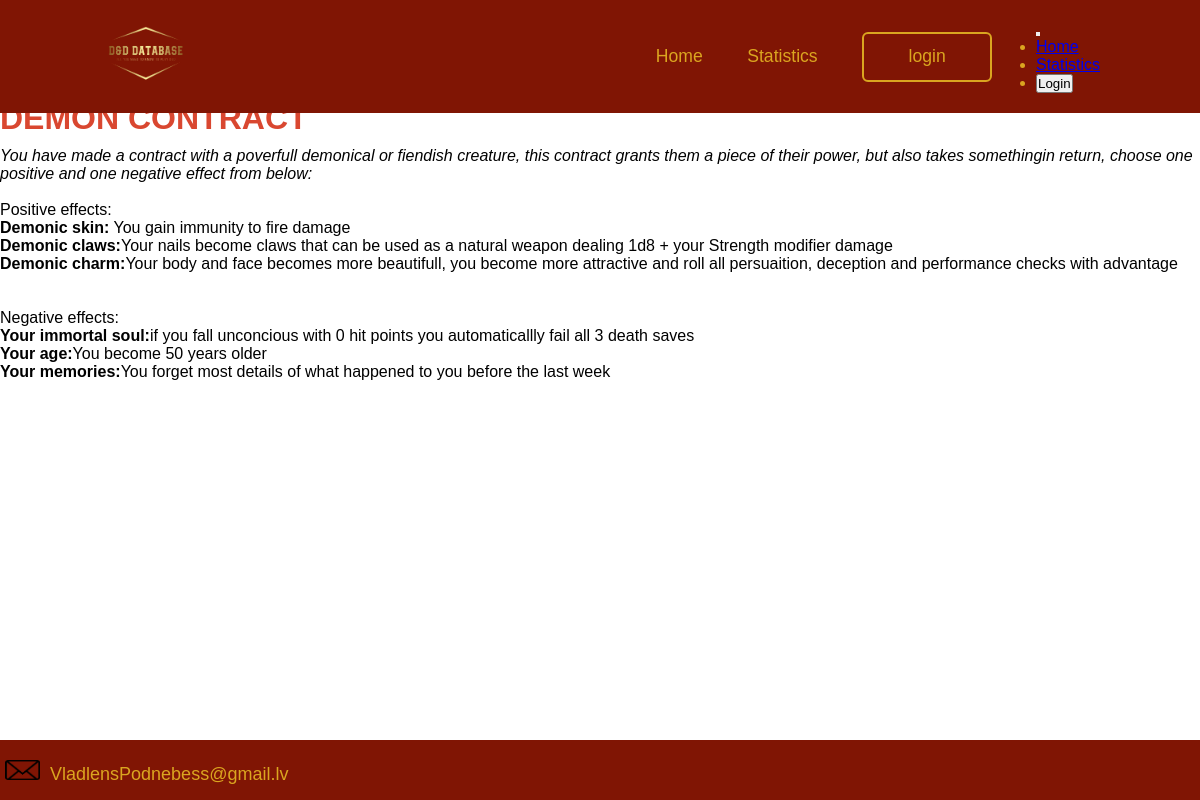
Screenshot of /pages/Feat_template.php?page=1 with the database file from the repository.
### tables this page shows
CREATE TABLE IF NOT EXISTS `feats` (
  `ID` int(11) NOT NULL AUTO_INCREMENT,
  `author ID` bigint(20) DEFAULT NULL,
  `Title` varchar(50) DEFAULT NULL,
  `Effect` longtext DEFAULT NULL,
  `Views` int(11) DEFAULT 0,
  PRIMARY KEY (`ID`),
  KEY `FK_feats_users` (`author ID`),
  CONSTRAINT `FK_feats_users` FOREIGN KEY (`author ID`) REFERENCES `users` (`ID`) ON DELETE NO ACTION ON UPDATE NO ACTION
);

### pages/Feat_template.php (the view, shortened to what this page needs)
<?php
include("functions.php");
if (isset($_GET['page']))
{
    $page = $_GET['page'];
}
else
{
    echo('No page provided');
    die;
}
$querry = "select * from feats where ID = $page";
$result = mysqli_query($con, $querry);
if($result && mysqli_num_rows($result) > 0)
{
    $data = mysqli_fetch_assoc($result);
}
else
{
  echo('no data found');
  die;
}
?>
<!DOCTYPE html>
<html>
<head>
    <link href="http://localhost/login/Kasp_proj_new/styles/infopage.css" rel="stylesheet" type="text/css" />
  </head>
  <body>
  <header class = "header">
    <a class = "image">
    <img src = "http://localhost/login/Kasp_proj_new/images/logo.png" class = "img-header">
    </a>
    <?php if(isset($_SESSION['user_id']) == false) : ?>
    <nav class = "navigation">
      <a href = "choicepage.html", class = "text_header" id = 'underline-nl'>Home</a>
      <a href = "statistics.php", class = "text_header" id = 'underline-nl'>Statistics</a>
      <button class = "btnLogin-popup">login</button>
    </nav>
    <?php endif; ?>
    <div class = 'menu-div'>
    <button class = 'menu'>
    </button>
    <ul class = 'menu-content'>
    <?php if(isset($_SESSION['user_id']) == false) : ?>
        <li><a href = 'choicepage.php' class = 'menu-line'>Home</a></li>
        <li><a href = 'statistics.php' class = 'menu-line'>Statistics</a></li>
        <li><button class = 'btnLogin-popup' onclick= "show()">Login</button></li>
    <?php endif; ?>
      </ul>
  </header>
    <h1 class = "Header-text"><?php echo $data['Title'];?></h1>
    <?php echo $data['Effect'];?>
    <footer class = "footer_down">
        <img src = "http://localhost/login/Kasp_proj_new/images/mail.png" class = "mailimage">
        <p class = "mailtext">VladlensPodnebess@gmail.lv</p>
    </footer>
    </body>
</html>

### styles/infopage.css (style rules this page uses)
* { box-sizing: border-box; margin: 0; padding: 0; font-family: "Poppins", sans-serif; }
body { background-image: url("bg.jpg"); background-size: cover; background-position: center; margin: 0; justify-content: center; align-items: center; min-height: 100vh; }
.header { position: fixed; display: flex; justify-content: space-between; top: 0; left: 0; padding: 20px 100px; background: #801504; color: goldenrod; width: 100%; align-items: center; z-index: 99; }
.text_header { display: inline-block; }
.navigation a { position: relative; font-size: 1.1em; text-decoration: none; font-weight: 500; margin-left: 40px; color: goldenrod; }
.navigation .btnLogin-popup { width: 130px; height: 50px; background: transparent; border: 2px solid goldenrod; outline: none; border-radius: 6px; cursor: pointer; font-size: 1.1em; color: goldenrod; font-weight: 500; margin-left: 40px; transition: .5s; }
.navigation a::after { content: ''; position: absolute; width: 100%; height: 3px; background: goldenrod; left: 0; bottom: -6px; border-radius: 5px; transform-origin: right; transform: scaleX(0); transition: transform .5s; }
.img-header { position: left; height: 20%; width: 20%; user-select: none; }
.footer_down { background: #801504; color: goldenrod; font-size: 18px; background-clip: content-box; height: 80px; width: 100%; position: fixed; top: 92.5%; }
.mailimage { height: 20px; width: 40px; padding-right: 5px; margin-top: 20px; margin-left: 5px; }
.mailtext { display: inline; }
.Header-text { color: #d94730; padding-top: 100px; padding-bottom: 10px; }

### rows the page displays
feats: Title "DEMON CONTRACT", Effect "You have made a contract with a poverfull demonical or fiendish creature, this contract grants them a piece of their power, but also takes somethingin return, choose one positive and one negative effect from below: Positive effects: Demonic skin: You gain immunity to fire damage Demonic claws: Your nails become claws that can be used as a natural weapon dealing 1d8 + your Strength modifier damage Demonic charm: Your body and face becomes more beautifull, you become more attractive and roll all persuaition, deception and performance checks with advantage Negative effects: Your immortal soul: if you fall unconcious with 0 hit points you automaticallly fail all 3 death saves Your age: You…"
